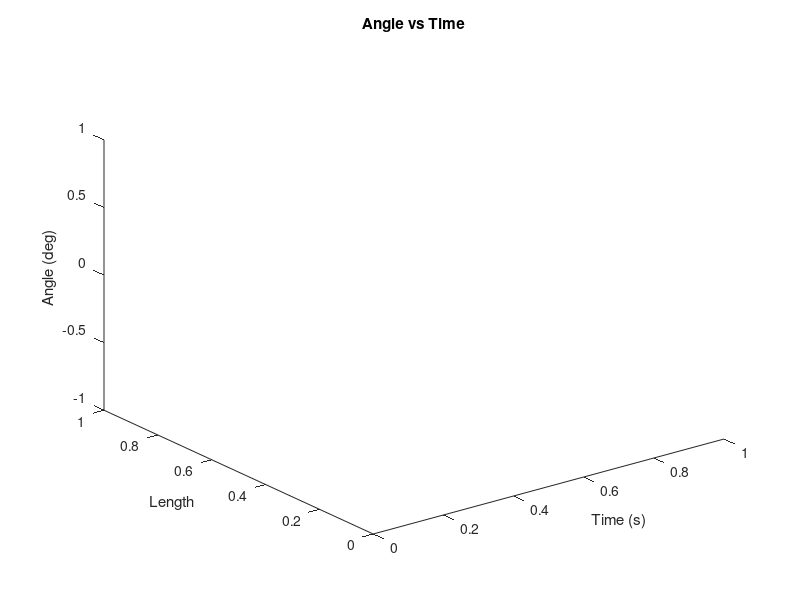
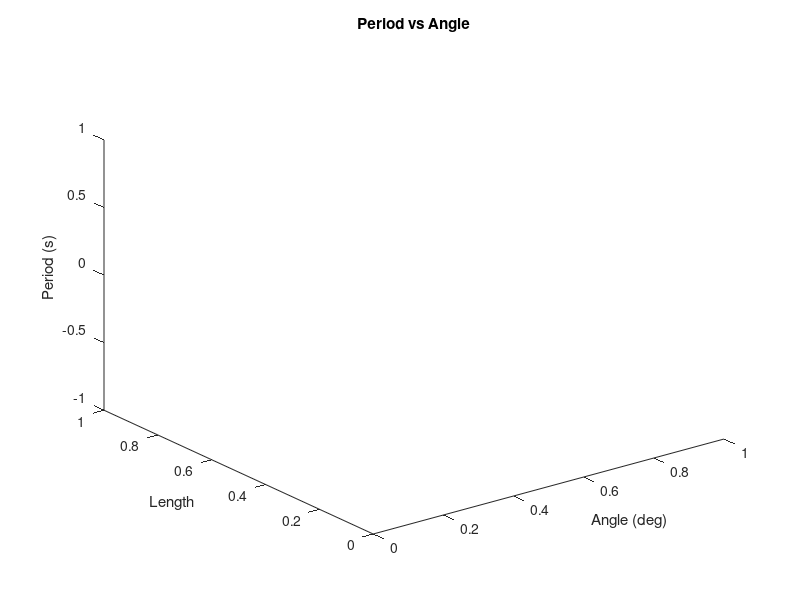
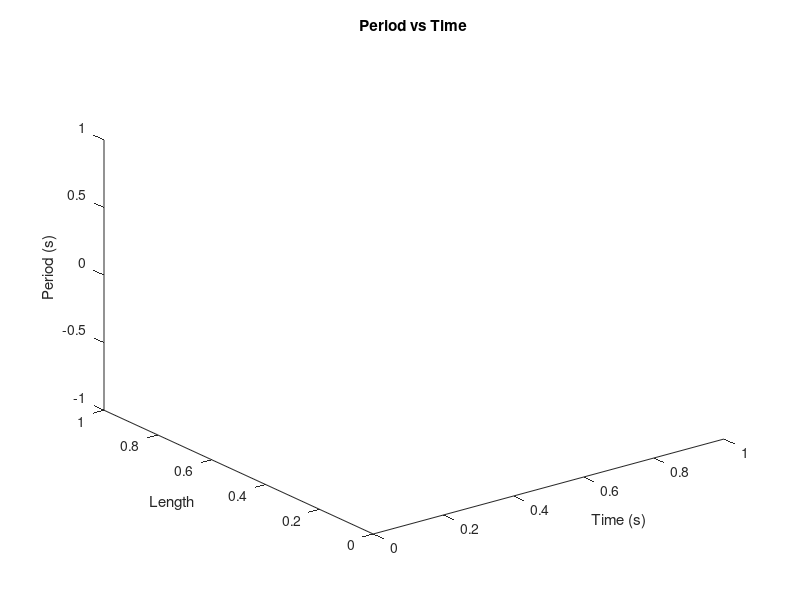

These charts were generated, in order, by the following MATLAB code: (Note: this script raises an error after producing the figures.)
% Script to Calculate Angle from a set of Time data
dates = {'Oct19sample', 'Oct20sample', 'Oct21sample', 'Oct22sample', 'Oct23sample'};
samples = [3 6 6 6 4];
names = cell(1, sum(samples));

% Create file names
i = 1;
for d = 1:numel(samples)
    for s = 1:samples(d)
        names(i) = strcat(dates(d), int2str(s));
        i = i+1;
    end
end

filename = struct;

type = zeros(size(names));
lastline = zeros(size(names)); %[1567 1568 1564 1564 1558 1568];
wid = 0.0277;
m = 1;
L =  zeros(size(names)); %[0.4087 0.4087 0.4087 0.4087 0.4087 0.4087];

% Set up figures
angvst = figure;
title('Angle vs Time');
xlabel('Time (s)');
ylabel('Length');
zlabel('Angle (deg)');
view(3);
hold on

pervsang = figure;
title('Period vs Angle');
xlabel('Angle (deg)');
ylabel('Length');
zlabel('Period (s)');
view(3);
hold on

pervstime = figure;
title('Period vs Time');
xlabel('Time (s)');
ylabel('Length');
zlabel('Period (s)');
view(3);
hold on

% Create line formats
linespec = 'rgb';

% Create output structures
theta = zeros(1117, sum(samples));
leng = zeros(1117, sum(samples));
t = zeros(1117, sum(samples));
T = zeros(558, sum(samples));

for i = 1:numel(lastline);
    fi = ['f' int2str(i)];
    filename.(fi) = strcat('Data/', names(i), '.csv');
    
    % Read info
    type(i) = csvread(filename.(fi){1}, 1, 3, [1 3 1 3]);
    L(i) = csvread(filename.(fi){1}, 1, 4, [1 4 1 4]);
    lastline(i) = csvread(filename.(fi){1}, 1, 5, [1 5 1 5]);
    
    ti = csvread(filename.(fi){1}, 1, 0, [1 0 lastline(i) 0]); % Time
    state = csvread(filename.(fi){1}, 1, 1, [1 1 lastline(i) 1]); % State
    Ti = csvread(filename.(fi){1}, 1, 2, [1 2 lastline(i) 2]); % Period

    % Calculate v
    dt = diff(ti);
    v = wid./ dt(1:2:end);

    % Calculate E
    E = 0.5*m.*v.^2;

    % Calculate h
    h = E./m./9.8;

    % Calculate angle
    thetai = acos(1 - h./L(i))/pi*180;

    % Store Output
    ti = ti(1:2:end-1); % Time 
    t(1:numel(ti), i) = ti;
    t(t(:,i)==0,i) = ti(end);
    
    theta(1:numel(thetai), i) = thetai; % Angle
    theta(theta(:,i)==0,i) = thetai(end);
    
    Ti = Ti(5:4:end-1); % Period
    T(1:numel(Ti), i) = Ti;
    T(T(:,i)==0,i) = Ti(end);
    
    leng(:,i) = zeros(1117,1) + L(i); % Length of pendulum
    
    % Plot output
    lengi = zeros(size(ti)) + L(i);
    
    figure(angvst);
    plot3(ti, lengi, thetai, linespec(type(i)+1));

    figure(pervsang);
    plot3(thetai(3:2:end),lengi(3:2:end),Ti, linespec(type(i)+1));
    
    figure(pervstime);
    plot3(ti(3:2:end),lengi(3:2:end),Ti, linespec(type(i)+1));
end

% Create Legend
leg = cell(size(names));
leg(type == 0) = {'Wood'};
leg(type == 1) = {'Aluminum'};
leg(type == 2) = {'Copper'};


% Format Graphs 
figure(angvst);
% for ty = 0:2
%     plot3(t(:,type==ty), leng(:,type==ty), theta(:,type==ty));
% end
% legend(leg);
legend('wood', 'copper',  'alum');

figure(pervsang);
% for ty = 0:2
%     plot3(theta(3:2:end,type==ty), leng(3:2:end,type==ty), T(:,type==ty));
% end
% legend(leg);
legend('wood', 'copper',  'alum');

figure(pervstime);
% for ty = 0:2
%     plot3(t(3:2:end,type==ty), leng(3:2:end,type==ty), T(:,type==ty));
% end
% legend(leg);
legend('wood', 'copper',  'alum');
